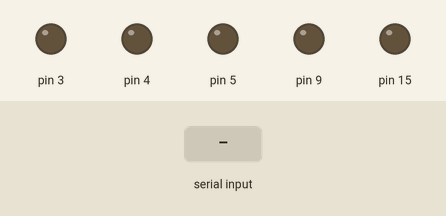
Simulated run of this sketch. Board: Arduino Uno, built with avr-gcc and run on an emulated ATmega328P. Shown: output pins drawn as LEDs (lit = HIGH). Inputs (shaded band) come from the test bench. Pins used as bus, display or sensor lines are not drawn; what the sketch prints to the serial monitor is not drawn.

Above: at 1.2 s.
1.3 s: "90,45\n" received over Serial
4.3 s: "5\n" received over Serial
At 4.8 s:
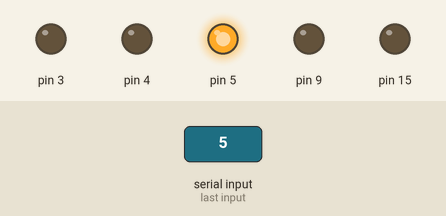
6.0 s: "30,150\n" received over Serial
9.0 s: "30,150\n" received over Serial
At 9.9 s:
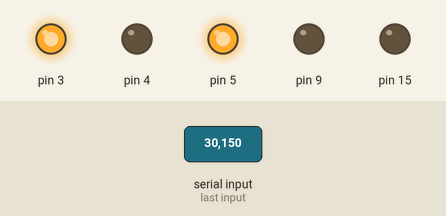
12.0 s: "90\n" received over Serial
At 12.3 s:
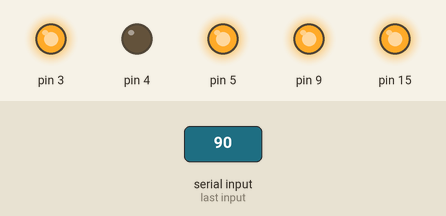
13.5 s: "90,45\n" received over Serial
At 14.7 s:
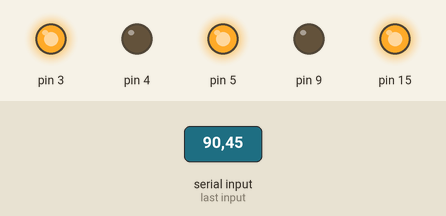
Timing chart, 0 to 17.0 s (numbered marks = the images above; inputs shaded):
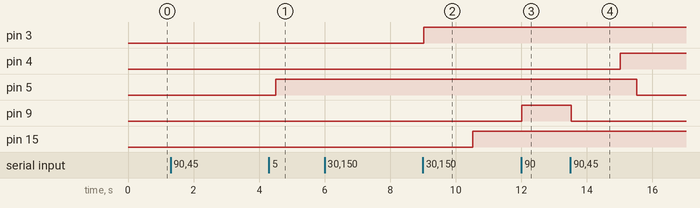

Measured:
- after the input at 4.3 s, pin 5: LOW → HIGH after 0.20 s
- after the input at 9.0 s, pin 3: LOW → HIGH at once; pin 15: LOW → HIGH after 1.5 s
- after the input at 12.0 s, pin 9: LOW → HIGH at once
- after the input at 13.5 s, pin 4: LOW → HIGH after 1.5 s; pin 5: HIGH → LOW after 2.0 s; pin 9: HIGH → LOW at once

The sketch:

PiVersArduino.ino
```cpp
/*
  Faire communiquer le raspberry et l'arduino
  http://blog.oscarliang.net/connect-raspberry-pi-and-arduino-usb-cable/

  Patch pour envoyer 2 chiffres et ne passer la pin en mode sortie qu'une fois.
 */
//Declaration du tableau de port à initialiser - de 0 a 13 par defaut, il ne sont pas initialise
int myInitPort[]={0,0,0,0,0,0,0,0,0,0,0,0,0,0};
//Valeur du port 1 ou 0 pour chacun des 13 port
int myPortValue[]={1,1,1,1,1,1,1,1,1,1,1,1,1,1};
int incomingByte = 0;   // for incoming serial data

void setup(){
  Serial.begin(9600);
  /*pinMode(13, OUTPUT);
  pinMode(8, OUTPUT);
  pinMode(9, OUTPUT);
  digitalWrite(13, LOW);
  digitalWrite(10, LOW);
  digitalWrite(9, LOW);*/
}

void loop(){
  if (Serial.available())  {
     // read the incoming byte: le -0 est necessaire sinon il faut faire -48 ou -49 sur le chiffre recupere
     incomingByte = Serial.read() - '0';
     //say what you got:
     Serial.print("I received: ");
     Serial.print(incomingByte, DEC);
     int nbr = incomingByte;
     Serial.print(", nbr envoye=");
     Serial.println(nbr);
     //Si nbr =1 alors on attend un deuxieme
     if (nbr == 1) {
       //S'il y a encore qlq chose dans les tuyaux
       if( Serial.available() > 0) {
         incomingByte = Serial.read() - '0';
         nbr = (10 + incomingByte);
         Serial.print("2eme chiffre, donc nbr=");
         Serial.println(nbr);
       }
     }
     Serial.print("light=");
     Serial.println(nbr);
     light(nbr);
  }
  delay(500);
}

void light(int pin){
  //Si port pas encore initialisé, je l'initialise pas
  //Serial.println("Lecture de la valeur :"+pin);
  if (myInitPort[pin] == 0) {
    //Serial.println("initalisation du port :"+pin);
    pinMode(pin, OUTPUT);
    //On passe a 1 le port pour ne plus rerentrer dans cette partie
    myInitPort[pin] = 1;
  }

  //On allume si port allumé, sinon, on eteint
  Serial.println(myPortValue[pin]);
  if (myPortValue[pin] == 0) {
    digitalWrite(pin, HIGH);
    myPortValue[pin] = HIGH;
  } else {
    digitalWrite(pin, LOW);
    myPortValue[pin] = LOW;
  }
}
```
